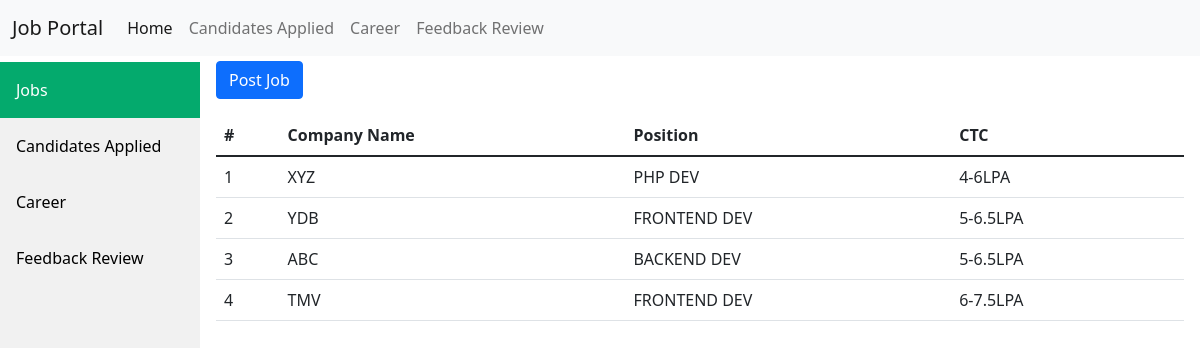
The page / on the database its author committed.
### tables this page shows
CREATE TABLE `jobs` (
  `id` int(11) NOT NULL,
  `cname` varchar(50) NOT NULL,
  `position` varchar(50) NOT NULL,
  `Jdesc` varchar(200) NOT NULL,
  `skills` varchar(50) NOT NULL,
  `CTC` varchar(50) NOT NULL
);

### index.php (the view, shortened to what this page needs)
<?php include 'header.php'?>
<div class="content">
  <button class="btn btn-primary" type="button" data-bs-toggle="collapse" data-bs-target="#collapseExample" aria-expanded="false" aria-controls="collapseExample">
    Post Job
  </button>
<table class="table">
  <thead>
    <tr>
      <th scope="col">#</th>
      <th scope="col">Company Name</th>
      <th scope="col">Position</th>
      <th scope="col">CTC</th>
    </tr>
  </thead>
  <?php
$conn = mysqli_connect("localhost", "root", "", "jobs");
$sql = "SELECT id,cname,position,CTC  FROM jobs";
$result = $conn->query($sql);
if ($result->num_rows > 0) {
while($row = $result->fetch_assoc()) {
echo "<tr><td >" . $row["id"]. "</td> <td >" . $row["cname"]. "</td><td>" . $row["position"] . "</td><td>". $row["CTC"]. "</td><td>";
}
echo "</table>";
} else { echo "0 results"; }
?>
</div>

### header.php (style rules this page uses)
div.content { margin-top:60px; margin-left: 200px; padding: 1px 16px; height: 1000px; }

### rows shown on the page
jobs: id "1", cname "XYZ", position "PHP DEV", CTC "4-6LPA"
jobs: id "2", cname "YDB", position "FRONTEND DEV", CTC "5-6.5LPA"
jobs: id "3", cname "ABC", position "BACKEND DEV", CTC "5-6.5LPA"
jobs: id "4", cname "TMV", position "FRONTEND DEV", CTC "6-7.5LPA"
